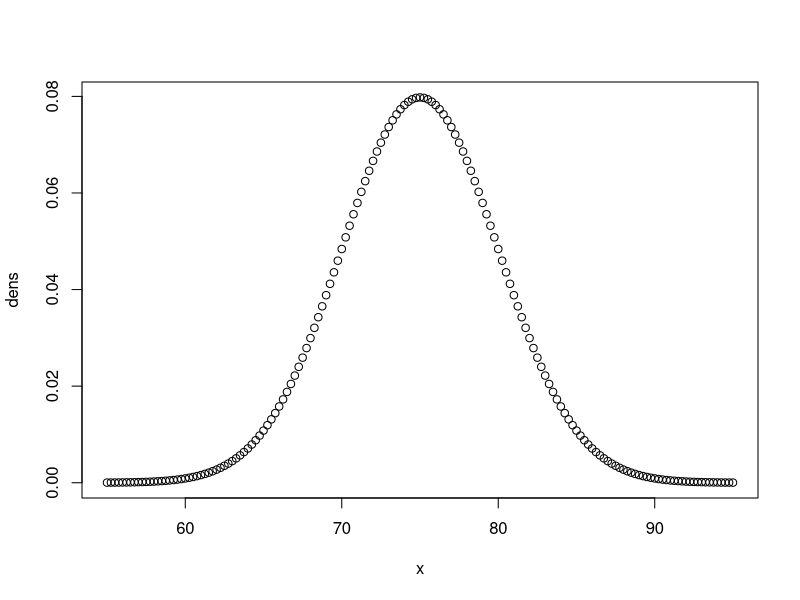
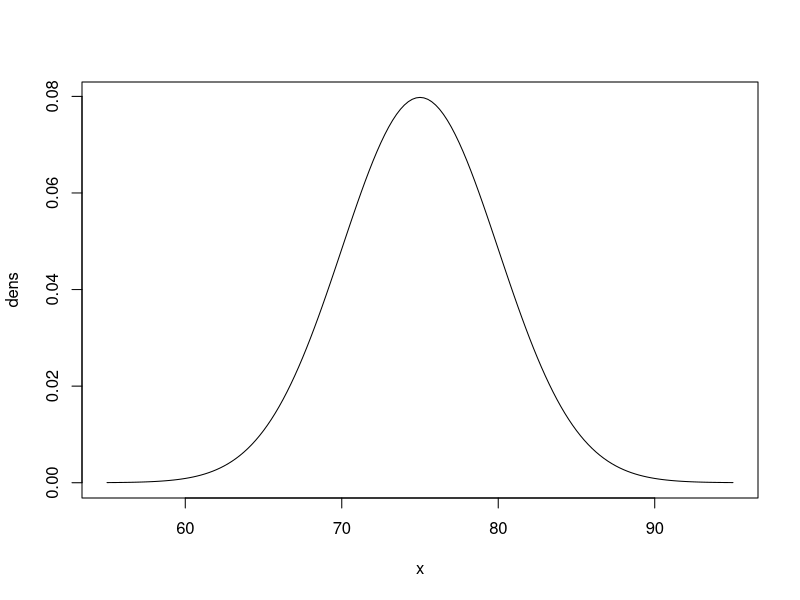
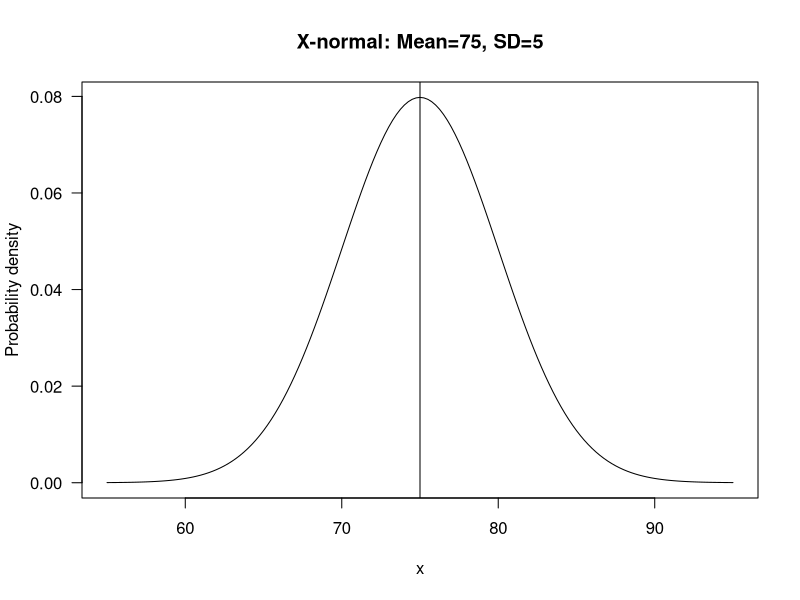
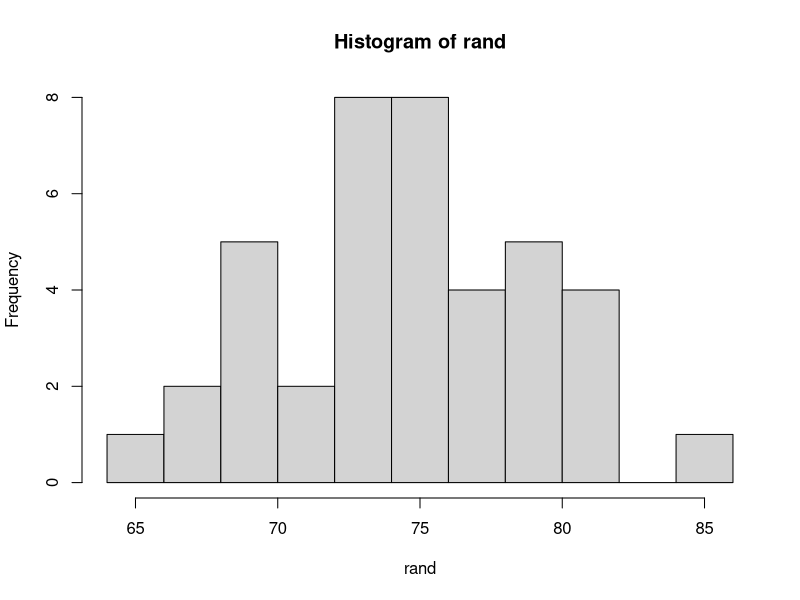

Write the R code that produced these figures, in order.
?pnorm

# Normal distribution is most common in real life, in nature
# P(x <= 70):
pnorm(q=70, mean=75, sd=5, lower.tail=T)
pnorm(q=70, mean=75, sd=5)

# P(x >= 85)
pnorm(q=85, mean=75, sd=5, lower.tail=F)

# Area under the curve above z =1 is given by P(z >=1)
pnorm(q=1, mean=0, sd=1, lower.tail=F)

#find Q1
qnorm(p=0.25, mean=75, sd=5, lower.tail=T)

#Probability density
x = seq(from=55, to=95, by=0.25)
dens = dnorm(x, mean=75, sd=5)
plot(x, dens)
plot(x, dens, type='l')
plot(x, dens, type='l', main='X-normal: Mean=75, SD=5', xlab='x',
     ylab='Probability density', las=1)
abline(v=75)

# Random sampling
rand = rnorm(n=40, mean=75, sd=5)
rand
hist(rand)
